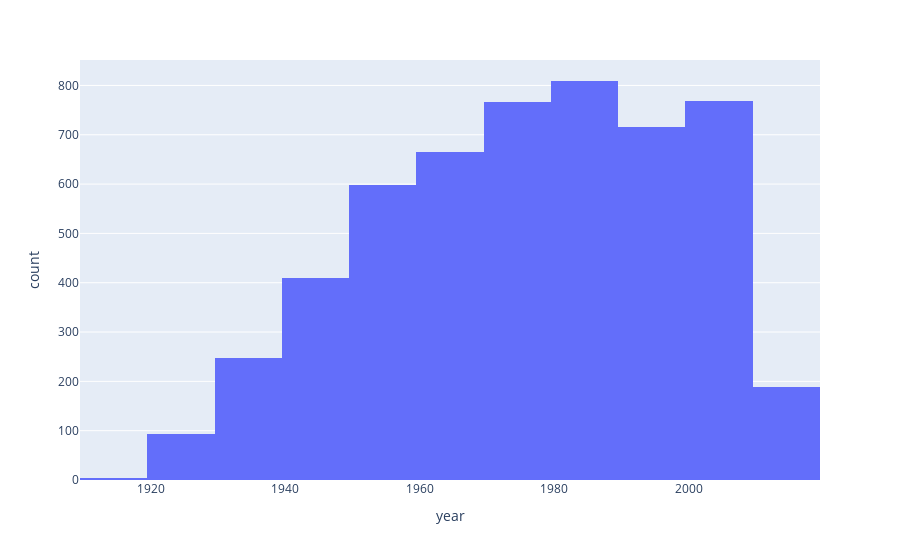

Source (notebook cell):
### Code cell
def extract_decade(date):
    return round(int(date.split('/')[2])/10)*10

hist_df = acf_df
hist_df['year'] = hist_df['Date'].apply(extract_decade)

pe.histogram(acf_df,x='year')

### Figure 1 — Plotly figure (JSON) as saved in the notebook; plotly's stock layout.template omitted (floating-point values rounded to 4 significant figures; data arrays with more than 128 entries replaced by an {"elided": "..."} marker saying what was removed)
{"data": [{"alignmentgroup": "True", "bingroup": "x", "hovertemplate": "year=%{x}<br>count=%{y}<extra></extra>", "legendgroup": "", "marker": {"color": "#636efa", "pattern": {"shape": ""}}, "name": "", "offsetgroup": "", "orientation": "v", "showlegend": false, "type": "histogram", "x": {"elided": "5268 int values"}, "xaxis": "x", "yaxis": "y"}], "layout": {"barmode": "relative", "legend": {"tracegroupgap": 0}, "margin": {"t": 60}, "xaxis": {"anchor": "y", "domain": [0, 1], "title": {"text": "year"}}, "yaxis": {"anchor": "x", "domain": [0, 1], "title": {"text": "count"}}}}
